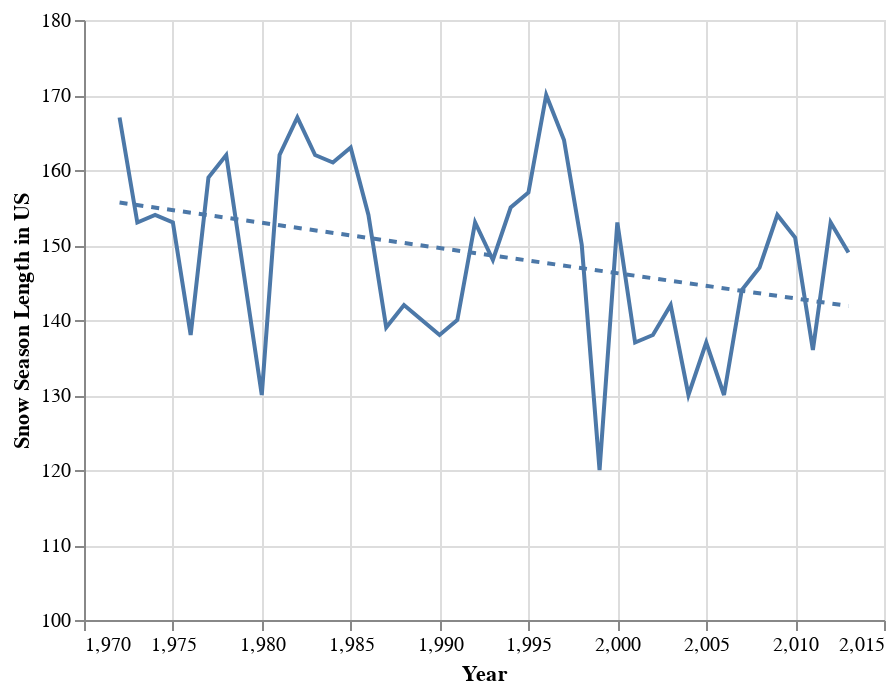

The notebook cell this image was saved under:
### Code cell
duration=pd.read_csv('snow_duration.csv')

base2=alt.Chart(duration).mark_line().encode(
    x='Year:Q',
    y=alt.Y('Duration:Q', title='Snow Season Length in US', scale=alt.Scale(domain=[100, 180]))
)

regression2 = base2.transform_regression(
    on='Year',  # Independent variable
    regression='Duration',  # Dependent variable
).mark_line(strokeDash=[4, 4])  # Dashed line style for the regression line

(base2+regression2)

### Figure 1 — Vega-Lite specification as saved in the notebook (floating-point values rounded to 4 significant figures)
{"config": {"view": {"continuousWidth": 400, "continuousHeight": 300}}, "layer": [{"mark": "line", "encoding": {"x": {"field": "Year", "type": "quantitative"}, "y": {"field": "Duration", "scale": {"domain": [100, 180]}, "title": "Snow Season Length in US", "type": "quantitative"}}}, {"mark": {"type": "line", "strokeDash": [4, 4]}, "encoding": {"x": {"field": "Year", "type": "quantitative"}, "y": {"field": "Duration", "scale": {"domain": [100, 180]}, "title": "Snow Season Length in US", "type": "quantitative"}}, "transform": [{"on": "Year", "regression": "Duration"}]}], "data": {"name": "data-539574bf0f52d62e025b40562d8beab3"}, "$schema": "https://vega.github.io/schema/vega-lite/v4.17.0.json", "datasets": {"data-539574bf0f52d62e025b40562d8beab3": [{"Year": 1972, "First Snow": 324, "Duration": 167, "Last Snow": 491}, {"Year": 1973, "First Snow": 318, "Duration": 153, "Last Snow": 471}, {"Year": 1974, "First Snow": 334, "Duration": 154, "Last Snow": 488}, {"Year": 1975, "First Snow": 315, "Duration": 153, "Last Snow": 468}, {"Year": 1976, "First Snow": 332, "Duration": 138, "Last Snow": 470}, {"Year": 1977, "First Snow": 321, "Duration": 159, "Last Snow": 480}, {"Year": 1978, "First Snow": 317, "Duration": 162, "Last Snow": 479}, {"Year": 1979, "First Snow": 328, "Duration": 146, "Last Snow": 474}, {"Year": 1980, "First Snow": 333, "Duration": 130, "Last Snow": 463}, {"Year": 1981, "First Snow": 315, "Duration": 162, "Last Snow": 477}, {"Year": 1982, "First Snow": 317, "Duration": 167, "Last Snow": 484}, {"Year": 1983, "First Snow": 317, "Duration": 162, "Last Snow": 479}, {"Year": 1984, "First Snow": 319, "Duration": 161, "Last Snow": 480}, {"Year": 1985, "First Snow": 305, "Duration": 163, "Last Snow": 468}, {"Year": 1986, "First Snow": 316, "Duration": 154, "Last Snow": 470}, {"Year": 1987, "First Snow": 327, "Duration": 139, "Last Snow": 466}, {"Year": 1988, "First Snow": 327, "Duration": 142, "Last Snow": 469}, {"Year": 1989, "First Snow": 319, "Duration": 140, "Last Snow": 459}, {"Year": 1990, "First Snow": 324, "Duration": 138, "Last Snow": 462}, {"Year": 1991, "First Snow": 310, "Duration": 140, "Last Snow": 450}, {"Year": 1992, "First Snow": 317, "Duration": 153, "Last Snow": 470}, {"Year": 1993, "First Snow": 313, "Duration": 148, "Last Snow": 461}, {"Year": 1994, "First Snow": 318, "Duration": 155, "Last Snow": 473}, {"Year": 1995, "First Snow": 316, "Duration": 157, "Last Snow": 473}, {"Year": 1996, "First Snow": 310, "Duration": 170, "Last Snow": 480}, {"Year": 1997, "First Snow": 306, "Duration": 164, "Last Snow": 470}, {"Year": 1998, "First Snow": 316, "Duration": 150, "Last Snow": 466}, {"Year": 1999, "First Snow": 337, "Duration": 120, "Last Snow": 457}, {"Year": 2000, "First Snow": 313, "Duration": 153, "Last Snow": 466}, {"Year": 2001, "First Snow": 326, "Duration": 137, "Last Snow": 463}, {"Year": 2002, "First Snow": 323, "Duration": 138, "Last Snow": 461}, {"Year": 2003, "First Snow": 313, "Duration": 142, "Last Snow": 455}, {"Year": 2004, "First Snow": 326, "Duration": 130, "Last Snow": 456}, {"Year": 2005, "First Snow": 324, "Duration": 137, "Last Snow": 461}, {"Year": 2006, "First Snow": 328, "Duration": 130, "Last Snow": 458}, {"Year": 2007, "First Snow": 325, "Duration": 144, "Last Snow": 469}, {"Year": 2008, "First Snow": 317, "Duration": 147, "Last Snow": 464}, {"Year": 2009, "First Snow": 304, "Duration": 154, "Last Snow": 458}, {"Year": 2010, "First Snow": 318, "Duration": 151, "Last Snow": 469}, {"Year": 2011, "First Snow": 320, "Duration": 136, "Last Snow": 456}, {"Year": 2012, "First Snow": 320, "Duration": 153, "Last Snow": 473}, {"Year": 2013, "First Snow": 313, "Duration": 149, "Last Snow": 462}]}}
